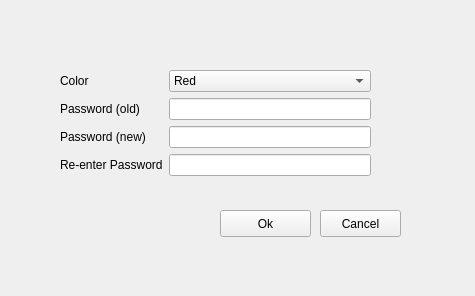
<?xml version="1.0" encoding="UTF-8"?>
<ui version="4.0">
 <class>ChangePassword</class>
 <widget class="QWidget" name="ChangePassword">
  <property name="geometry">
   <rect>
    <x>0</x>
    <y>0</y>
    <width>475</width>
    <height>296</height>
   </rect>
  </property>
  <property name="windowTitle">
   <string>Form</string>
  </property>
  <widget class="QPushButton" name="okButton">
   <property name="geometry">
    <rect>
     <x>220</x>
     <y>210</y>
     <width>91</width>
     <height>27</height>
    </rect>
   </property>
   <property name="text">
    <string>Ok</string>
   </property>
  </widget>
  <widget class="QPushButton" name="cancelButton">
   <property name="geometry">
    <rect>
     <x>320</x>
     <y>210</y>
     <width>81</width>
     <height>27</height>
    </rect>
   </property>
   <property name="text">
    <string>Cancel</string>
   </property>
  </widget>
  <widget class="QWidget" name="formLayoutWidget">
   <property name="geometry">
    <rect>
     <x>60</x>
     <y>70</y>
     <width>311</width>
     <height>128</height>
    </rect>
   </property>
   <layout class="QFormLayout" name="formLayout">
    <item row="0" column="0">
     <widget class="QLabel" name="colorLabel">
      <property name="text">
       <string>Color</string>
      </property>
     </widget>
    </item>
    <item row="0" column="1">
     <widget class="QComboBox" name="colorComboBox">
      <item>
       <property name="text">
        <string>Red</string>
       </property>
      </item>
      <item>
       <property name="text">
        <string>Green</string>
       </property>
      </item>
      <item>
       <property name="text">
        <string>Blue</string>
       </property>
      </item>
     </widget>
    </item>
    <item row="1" column="0">
     <widget class="QLabel" name="oldPasswordLabel">
      <property name="text">
       <string>Password (old)</string>
      </property>
     </widget>
    </item>
    <item row="2" column="0">
     <widget class="QLabel" name="passwordLabel">
      <property name="text">
       <string>Password (new)</string>
      </property>
     </widget>
    </item>
    <item row="3" column="0">
     <widget class="QLabel" name="rPasswordLabel">
      <property name="text">
       <string>Re-enter Password</string>
      </property>
     </widget>
    </item>
    <item row="1" column="1">
     <widget class="QLineEdit" name="oldPasswordEdit"/>
    </item>
    <item row="2" column="1">
     <widget class="QLineEdit" name="passwordEdit"/>
    </item>
    <item row="3" column="1">
     <widget class="QLineEdit" name="rPasswordEdit"/>
    </item>
   </layout>
  </widget>
  <widget class="QLabel" name="label">
   <property name="geometry">
    <rect>
     <x>80</x>
     <y>40</y>
     <width>281</width>
     <height>20</height>
    </rect>
   </property>
   <property name="text">
    <string/>
   </property>
  </widget>
 </widget>
 <resources/>
 <connections/>
</ui>
